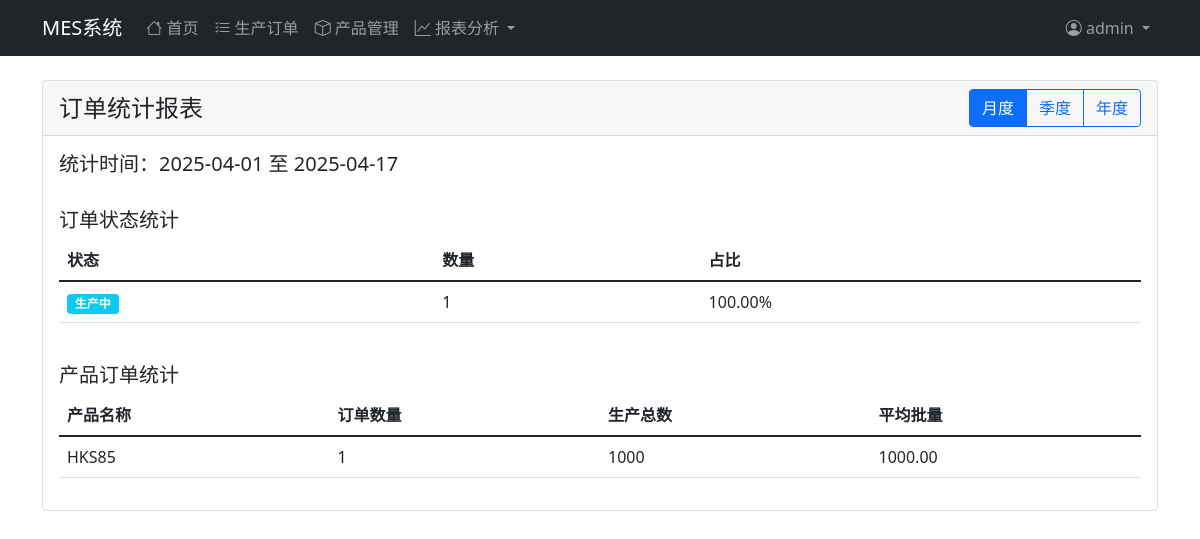
The app's page /report/orders (signed in) with its own data.
### app/models/user.py (models this page shows, shortened)
class User(UserMixin, db.Model):
    __tablename__ = 'users'
    id = db.Column(db.Integer, primary_key=True)
    username = db.Column(db.String(64), unique=True, nullable=False)
    email = db.Column(db.String(120))  # 可选字段
    password_hash = db.Column(db.String(128))
    created_at = db.Column(db.DateTime, default=datetime.utcnow)
    role = db.Column(db.String(20), default='operator')  # operator, supervisor, admin

### app/models/production.py (models this page shows, shortened)
class Product(db.Model):
    __tablename__ = 'products'
    id = db.Column(db.Integer, primary_key=True)
    code = db.Column(db.String(50), unique=True, nullable=False)
    name = db.Column(db.String(100), nullable=False)
    description = db.Column(db.Text)
    unit = db.Column(db.String(20), nullable=False)
    created_at = db.Column(db.DateTime, default=datetime.utcnow)

### app/routes/report.py (the view)
@bp.route('/orders')
@login_required
def order_report():
    period = request.args.get('period', 'month')  # month, quarter, year
    end_date = datetime.now()
    if period == 'month':
        start_date = end_date.replace(day=1)
    elif period == 'quarter':
        quarter_start_month = ((end_date.month - 1) // 3) * 3 + 1
        start_date = end_date.replace(month=quarter_start_month, day=1)
    else:  # year
        start_date = end_date.replace(month=1, day=1)
    status_stats = db.session.query(
        ProductionOrder.status,
        func.count(ProductionOrder.id).label('count')
    ).filter(
        ProductionOrder.created_at.between(start_date, end_date)
    ).group_by(ProductionOrder.status).all()
    product_stats = db.session.query(
        Product.name,
        func.count(ProductionOrder.id).label('order_count'),
        func.sum(ProductionOrder.quantity).label('total_quantity')
    ).join(ProductionOrder).filter(
        ProductionOrder.created_at.between(start_date, end_date)
    ).group_by(Product.id).all()
    return render_template('report/orders.html',
                         period=period,
                         start_date=start_date,
                         end_date=end_date,
                         status_stats=status_stats,
                         product_stats=product_stats)

### app/models/user.py (called while the page is built)
@login_manager.user_loader
def load_user(id):
    return User.query.get(int(id))

### app/templates/report/orders.html (shortened to what this page needs)
{% extends "base.html" %}
{% block content %}
<div class="row mb-4">
    <div class="col-md-12">
        <div class="card">
            <div class="card-header d-flex justify-content-between align-items-center">
                <h4 class="card-title mb-0">订单统计报表</h4>
                <div class="btn-group">
                    <a href="{{ url_for('report.order_report', period='month') }}"
                       class="btn btn-outline-primary {{ 'active' if period == 'month' }}">月度</a>
                    <a href="{{ url_for('report.order_report', period='quarter') }}"
                       class="btn btn-outline-primary {{ 'active' if period == 'quarter' }}">季度</a>
                    <a href="{{ url_for('report.order_report', period='year') }}"
                       class="btn btn-outline-primary {{ 'active' if period == 'year' }}">年度</a>
                </div>
            </div>
            <div class="card-body">
                <div class="row">
                    <div class="col-md-12 mb-4">
                        <h5>统计时间：{{ start_date.strftime('%Y-%m-%d') }} 至 {{ end_date.strftime('%Y-%m-%d') }}</h5>
                    </div>
                </div>
                <div class="row mb-4">
                    <div class="col-md-12">
                        <h5>订单状态统计</h5>
                        <div class="table-responsive">
                            <table class="table">
                                <thead>
                                    <tr>
                                        <th>状态</th>
                                        <th>数量</th>
                                        <th>占比</th>
                                    </tr>
                                </thead>
                                <tbody>
                                    {% set total_orders = namespace(value=0) %}
                                    {% for stat in status_stats %}
                                        {% set total_orders.value = total_orders.value + stat.count %}
                                    {% endfor %}
                                    {% for stat in status_stats %}
                                    <tr>
                                        <td>
                                            {% if stat.status == 'pending' %}
                                            <span class="badge bg-warning">待处理</span>
                                            {% elif stat.status == 'in_progress' %}
                                            <span class="badge bg-info">生产中</span>
                                            {% elif stat.status == 'completed' %}
                                            <span class="badge bg-success">已完成</span>
                                            {% endif %}
                                        </td>
                                        <td>{{ stat.count }}</td>
                                        <td>{{ "%.2f"|format(stat.count / total_orders.value * 100) }}%</td>
                                    </tr>
                                    {% endfor %}
                                </tbody>
                            </table>
                        </div>
                    </div>
                </div>
                <div class="row">
                    <div class="col-md-12">
                        <h5>产品订单统计</h5>
                        <div class="table-responsive">
                            <table class="table">
                                <thead>
                                    <tr>
                                        <th>产品名称</th>
                                        <th>订单数量</th>
                                        <th>生产总数</th>
                                        <th>平均批量</th>
                                    </tr>
                                </thead>
                                <tbody>
                                    {% for stat in product_stats %}
                                    <tr>
                                        <td>{{ stat.name }}</td>
                                        <td>{{ stat.order_count }}</td>
                                        <td>{{ stat.total_quantity }}</td>
                                        <td>{{ "%.2f"|format(stat.total_quantity / stat.order_count) }}</td>
                                    </tr>
                                    {% endfor %}
                                </tbody>
                            </table>
                        </div>
                    </div>
                </div>
            </div>
        </div>
    </div>
</div>
{% endblock %}

### app/templates/base.html (shortened to what this page needs)
<!DOCTYPE html>
<html lang="zh">
<head>
    <link href="https://cdn.jsdelivr.net/npm/bootstrap@5.1.3/dist/css/bootstrap.min.css" rel="stylesheet">
    <link href="https://cdn.jsdelivr.net/npm/bootstrap-icons@1.8.1/font/bootstrap-icons.css" rel="stylesheet">
</head>
<body>
    <nav class="navbar navbar-expand-lg navbar-dark bg-dark">
        <div class="container">
            <a class="navbar-brand" href="{{ url_for('main.index') }}">MES系统</a>
            <div class="collapse navbar-collapse" id="navbarNav">
                {% if current_user.is_authenticated %}
                <ul class="navbar-nav me-auto">
                    <li class="nav-item">
                        <a class="nav-link" href="{{ url_for('main.index') }}">
                            <i class="bi bi-house"></i> 首页
                        </a>
                    </li>
                    <li class="nav-item">
                        <a class="nav-link" href="{{ url_for('production.orders') }}">
                            <i class="bi bi-list-check"></i> 生产订单
                        </a>
                    </li>
                    <li class="nav-item">
                        <a class="nav-link" href="{{ url_for('process.products') }}">
                            <i class="bi bi-box"></i> 产品管理
                        </a>
                    </li>
                    <li class="nav-item dropdown">
                        <a class="nav-link dropdown-toggle" href="#" id="reportDropdown" role="button" data-bs-toggle="dropdown">
                            <i class="bi bi-graph-up"></i> 报表分析
                        </a>
                    </li>
                </ul>
                <ul class="navbar-nav">
                    <li class="nav-item dropdown">
                        <a class="nav-link dropdown-toggle" href="#" id="navbarDropdown" role="button" data-bs-toggle="dropdown">
                            <i class="bi bi-person-circle"></i> {{ current_user.username }}
                        </a>
                    </li>
                </ul>
                {% endif %}
            </div>
        </div>
    </nav>
    <div class="container mt-4">
        {% block content %}{% endblock %}
    </div>
</body>
</html>

### records on screen
User: username "admin"
Product: name "HKS85", order_count "1", total_quantity "1000", total_quantity "1000.00"

### other values on screen
{{ start_date.strftime('%Y-%m-%d') }} "2025-04-01"
{{ stat.count }} "1"
{{ "%.2f"|format(stat.count / total_orders.value * 100) }} "100.00"
